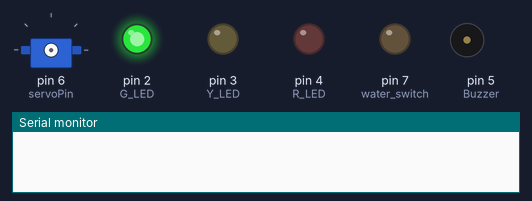
The sketch below on a simulated Arduino Pro Mini, built with avr-gcc and run on an emulated ATmega328P. Parts: servo, output pins drawn as LEDs (lit = HIGH), buzzer (waves = sounding), the last lines printed to the serial monitor.

Above: at 0.1 s.
At 0.7 s:
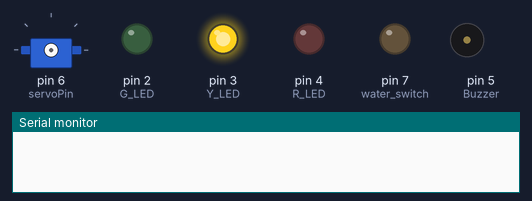
At 1.9 s:
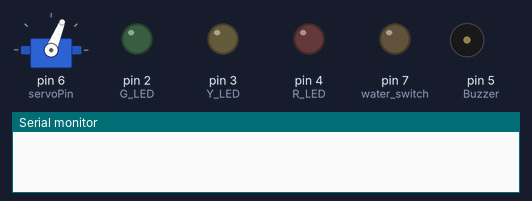
At 2.51 s:
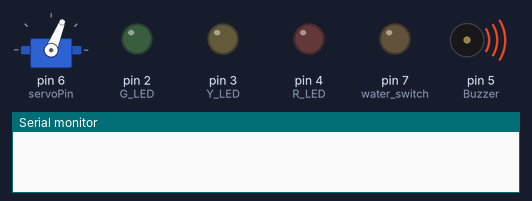
At 3.3 s:
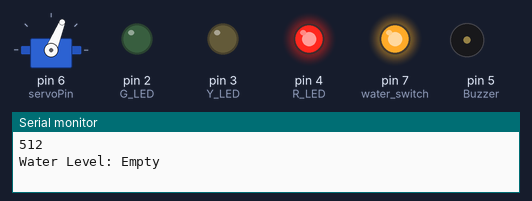
At 3.9 s:
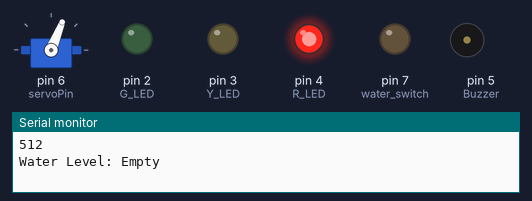
Timing chart, 0 to 5.4 s (numbered marks = the images above):
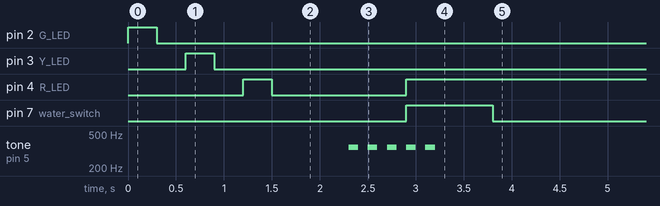

The sketch:

venta_damp_sensor.ino
```cpp
// Szkic dodaje inteligencji staremu niemieckiemu nawilżaczowi powietrza "Venta"
/* Napisany pod niepełnowartościwą (reklamacyjną) płytkę PRO Mini
 * Problem z tym szkicem jest taki, że trzeba zastosować wartości absolutne przewodnictwa wody,
 * zaś te za każdym razem są inne - zarówno na starcie (woda z kranu jest uzdatniana i nie zawsze ma idealne parametry,
 * nie zawsze da się doczyścić sam nawilżacz, element mieszający pozbywa się z czasem kamienia itp., być może też sam
 * czujnik zużywa się bardziej niż powinien, pomimo oprogramowania go na włączanie się raz na 15min).
 * Alternatywą byłoby użycie sondy, ale tutaj jest problem z obracającym się elementem w środku urządzenia.
 * Ostatecznie można dodać kontrolerowi jakąś kartę pamięci, żeby pamiętał z jakiej wartości startuje aż do
 * następnego ładowania i kombinować z wartościami relatywnymi, ale imho to trochę overkill.
 * Można też olać pośrednią lampkę i zrobić tak, żeby się wyłączał przy uniwersalnej niskiej wartości, żeby
 * tylko nie chodził na jałowym biegu, ale to trochę ryzyko, że będzie jakiś czas wzbijal kurz z tego co właśnie oczyścił,
 * oraz, że właśnie będzie się tworzył dodatkowy osad.
 */

#include <Servo.h> //ściągnij bibliotekę obsługującą serwo

#define G_LED  2  // LED zielony
#define Y_LED  3  // LED Żółty
#define R_LED  4  // LED Czerwony
#define Buzzer 5  // Głośnik
#define servoPin 6 // Serwo
#define Waterlvl A1 // Czujnik poziomu wody
#define water_switch 7 // Wyłącznik czujnika wody

int waterval = 0;  // wartość poziomu wody
int waterbeep = 0; // dzięki temu na żółtym poziomie wody beeper daje znać tylko raz.
long minute = 60000; // minuta w milisekundach
Servo breaker; // Stwórz obiekt serwo - przerywacz.
byte state = 1;
byte lock = 0;

void setup() {
  Serial.begin(9600);
  pinMode(G_LED, OUTPUT);
  pinMode(Y_LED, OUTPUT);
  pinMode(R_LED, OUTPUT);
  pinMode(Buzzer, OUTPUT);
  pinMode(water_switch, OUTPUT);
  ledblinks(G_LED, 300, 1);
  ledblinks(Y_LED, 300, 1);
  ledblinks(R_LED, 300, 1);
  breaker_off();
  //breaker_on(); // Do usunięcia po testach przewodnictwa!!
  buzz_buzz(3);
  digitalWrite(water_switch, HIGH);
}

void loop() {
  digitalWrite(water_switch, HIGH);
  waterval = analogRead(Waterlvl);
  Serial.println(waterval);
  if (waterval < 610) {
    lock = 1;
    Serial.println("Water Level: Empty");
    digitalWrite(R_LED, HIGH);
    digitalWrite(Y_LED, LOW);
    digitalWrite(G_LED, LOW);
    buzz_buzz(2);
    breaker_off();
    state = 1;
    w_sensor_off_();
  }
  else if (waterval >= 666) {
    Serial.println("Water Level: Medium");
    digitalWrite(Y_LED, HIGH);
    digitalWrite(R_LED, LOW);
    digitalWrite(G_LED, LOW);
    lock = 1;
    state = 1;
    if (waterbeep == 1) {
      buzz_buzz(1);
      waterbeep = 0;
    }
    w_sensor_off_();
  }
  else if (waterval >= 635 && waterval < 666 && lock == 0) {
    Serial.println("Water Level: High");
    digitalWrite(G_LED, HIGH);
    digitalWrite(R_LED, LOW);
    digitalWrite(Y_LED, LOW);
    waterbeep = 1;
    if (state == 1) {
      breaker_on();
      state = 0;
    }
    w_sensor_off_();
  }
  delay(1000);
}

//FUNKCJE
// Błyskacz ledów
void ledblinks(int pin, int interval, int rep) { // Błyska Ledem "x" w interwale "y" razy "z".
  while (rep > 0) {
    digitalWrite(pin, HIGH);
    delay(interval);
    digitalWrite(pin, LOW);
    delay(interval);
    rep -= 1;
  }
}

// Głośnik bzyczy "rep" razy.
void buzz_buzz(byte rep) {
  int n_buzz_val = 350;
  int b_del = 100;
  while (rep > 0) {
    tone(Buzzer, n_buzz_val);
    delay(b_del);
    noTone(Buzzer);
    delay(b_del);
    rep -= 1;
  }
}


//Głowica w pozycji "Włączonej"
void breaker_on() {
  breaker.attach(servoPin);
  breaker.write(48);
  delay(500);
  breaker.detach();
}

//Głowica w pozycji "Wyłączonej"
void breaker_off() {
  breaker.attach(servoPin);
  breaker.write(68);
  delay(500);
  breaker.detach();
}

//Tryb oszczędzania elektrody w czujniku poziomu wody
void w_sensor_off_() {
  digitalWrite(water_switch, LOW);
  delay(minute * 15); // Wyłącz czujnik na kwadrans
}
```

Measured:
- by itself, pin 4 (R_LED): HIGH → LOW at 1.5 s, → HIGH 1.4 s later
- by itself, pin 7 (water_switch): HIGH → LOW at 3.8 s
- by itself, tone on pin 5 (Buzzer): alternates 350 Hz for 0.10 s and silent for 0.10 s, 10 changes in all, then stays silent
